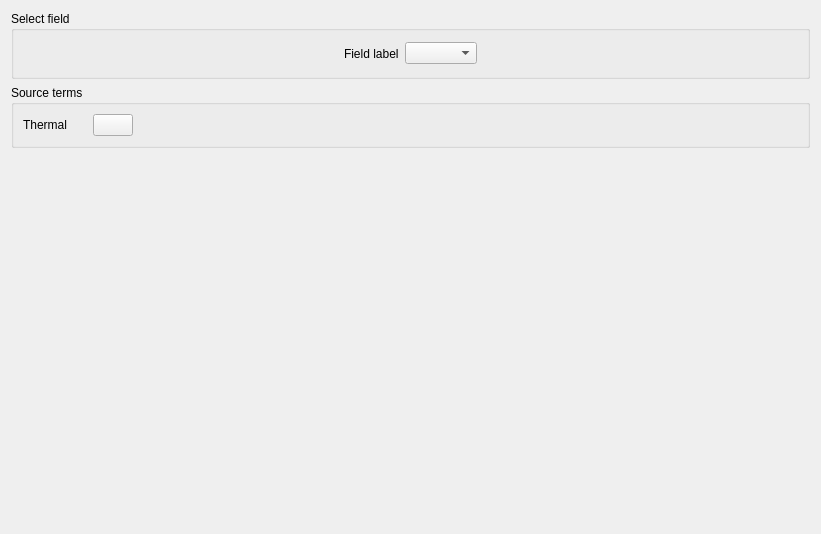
<?xml version="1.0" encoding="UTF-8"?>
<ui version="4.0">
 <class>MainFieldsSourceTerms</class>
 <widget class="QWidget" name="MainFieldsSourceTerms">
  <property name="geometry">
      <rect>
          <x>0</x>
          <y>0</y>
          <width>821</width>
          <height>534</height>
      </rect>
  </property>
     <property name="windowTitle">
         <string>Form</string>
     </property>
     <layout class="QGridLayout" name="gridLayout_2">
         <item row="0" column="0">
             <widget class="QGroupBox" name="groupBoxField">
                 <property name="title">
                     <string>Select field</string>
                 </property>
                 <layout class="QGridLayout" name="gridLayout">
                     <item row="0" column="0">
                         <layout class="QHBoxLayout" name="horizontalLayout_12">
                             <item>
                                 <spacer name="horizontalSpacer_2">
                                     <property name="orientation">
                                         <enum>Qt::Horizontal</enum>
                                     </property>
                                     <property name="sizeHint" stdset="0">
                                         <size>
                                             <width>13</width>
                                             <height>25</height>
                                         </size>
                                     </property>
                                 </spacer>
                             </item>
                             <item>
                                 <widget class="QLabel" name="label_9">
                                     <property name="text">
                                         <string>Field label</string>
                                     </property>
                                 </widget>
                             </item>
                             <item>
                                 <widget class="QComboBox" name="comboBoxField"/>
                             </item>
                             <item>
                                 <spacer name="horizontalSpacer_5">
                                     <property name="orientation">
                                         <enum>Qt::Horizontal</enum>
                                     </property>
                                     <property name="sizeHint" stdset="0">
                                         <size>
                                             <width>13</width>
                                             <height>27</height>
                                         </size>
                                     </property>
                                 </spacer>
                             </item>
                         </layout>
                     </item>
                 </layout>
             </widget>
         </item>
         <item row="1" column="0" rowspan="2">
             <widget class="QGroupBox" name="groupBoxZone">
                 <property name="title">
                     <string>Source terms</string>
                 </property>
                 <layout class="QGridLayout" name="gridLayout_5">
                     <item row="0" column="0">
                         <layout class="QGridLayout" name="gridLayout_4">
                             <item row="0" column="0">
                                 <widget class="QLabel" name="labelThermal">
                                     <property name="text">
                                         <string>Thermal</string>
                                     </property>
                                 </widget>
                             </item>
                             <item row="0" column="2">
                                 <widget class="QPushButton" name="pushButtonThermal">
                                     <property name="text">
                                         <string/>
                                     </property>
                                     <property name="icon">
                                         <iconset resource="resources_pages.qrc">
                                             <normaloff>:/new/prefix1/data/icons/22x22/edit-find-replace.png</normaloff>:/new/prefix1/data/icons/22x22/edit-find-replace.png</iconset>
                                     </property>
                                     <property name="iconSize">
                                         <size>
                                             <width>22</width>
                                             <height>22</height>
                                         </size>
                                     </property>
                                 </widget>
                             </item>
                             <item row="0" column="3">
                                 <spacer name="horizontalSpacer">
                                     <property name="orientation">
                                         <enum>Qt::Horizontal</enum>
                                     </property>
                                     <property name="sizeHint" stdset="0">
                                         <size>
                                             <width>40</width>
                                             <height>20</height>
                                         </size>
                                     </property>
                                 </spacer>
                             </item>
                             <item row="0" column="1">
                                 <spacer name="verticalSpacer_2">
                                     <property name="orientation">
                                         <enum>Qt::Vertical</enum>
                                     </property>
                                     <property name="sizeHint" stdset="0">
                                         <size>
                                             <width>20</width>
                                             <height>40</height>
                                         </size>
                                     </property>
                                 </spacer>
                             </item>
                         </layout>
                     </item>
                 </layout>
             </widget>
         </item>
         <item row="4" column="0">
             <spacer name="verticalSpacer">
                 <property name="orientation">
                     <enum>Qt::Vertical</enum>
                 </property>
                 <property name="sizeHint" stdset="0">
                     <size>
                         <width>20</width>
                         <height>439</height>
                     </size>
                 </property>
             </spacer>
   </item>
  </layout>
 </widget>
 <resources/>
 <connections/>
</ui>
